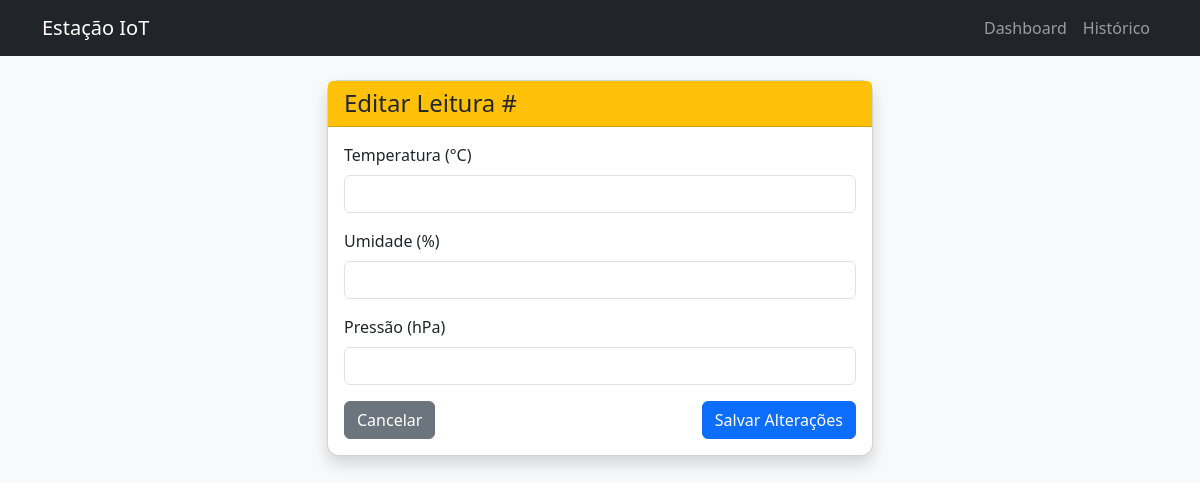
The app's page /leituras/189/editar, older data.
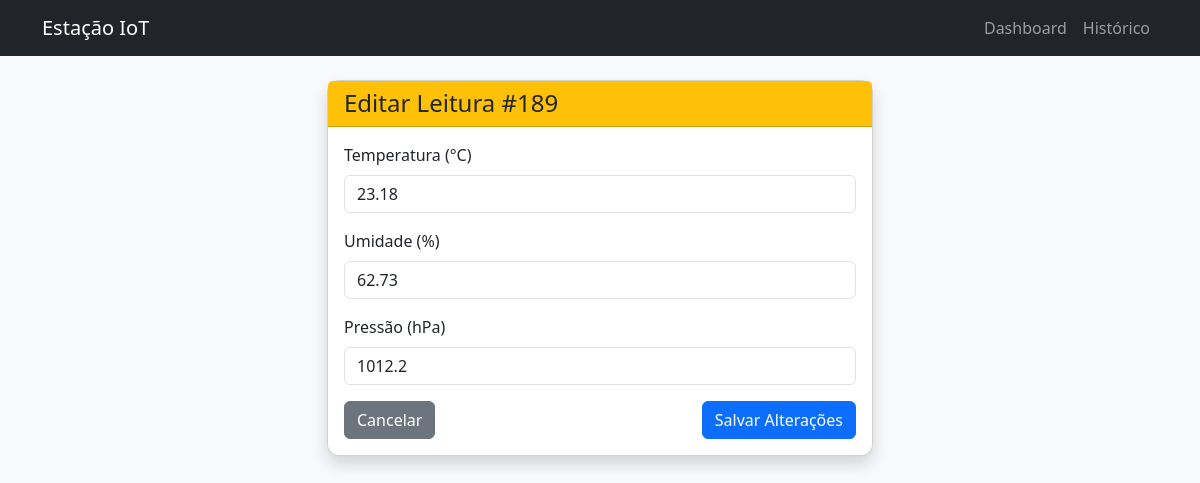
The same page, newer data.
### tables this page shows
CREATE TABLE leituras (
    id INTEGER PRIMARY KEY AUTOINCREMENT,
    temperatura REAL NOT NULL,
    umidade REAL NOT NULL,
    pressao REAL,
    localizacao TEXT DEFAULT 'Lab',
    timestamp DATETIME DEFAULT (datetime('now', 'localtime'))
);

### app.py (the view)
@app.route('/leituras/<int:id>/editar')
def editar_form(id):
    conn = database.get_db_connection()
    leitura = conn.execute('SELECT * FROM leituras WHERE id = ?', (id,)).fetchone()
    conn.close()
    return render_template('editar.html', leitura=leitura)

### database.py (called while the page is built)
def get_db_connection():
    conn = sqlite3.connect(DATABASE, timeout=10) # [cite: 130]
    conn.execute('PRAGMA journal_mode=WAL')      # [cite: 131]
    conn.execute('PRAGMA busy_timeout=5000')     # [cite: 132]
    conn.row_factory = sqlite3.Row               # [cite: 133]
    return conn

### templates/editar.html (shortened to what this page needs)
{% extends "base.html" %}
{% block content %}
<div class="row justify-content-center">
    <div class="col-md-6">
        <div class="card shadow">
            <div class="card-header bg-warning text-dark">
                <h4 class="mb-0">Editar Leitura #{{ leitura.id }}</h4>
            </div>
            <div class="card-body">
                <form id="editForm">
                    <div class="mb-3">
                        <label class="form-label">Temperatura (°C)</label>
                        <input type="number" step="0.1" class="form-control" id="temp" value="{{ leitura.temperatura }}" required>
                    </div>
                    <div class="mb-3">
                        <label class="form-label">Umidade (%)</label>
                        <input type="number" step="0.1" class="form-control" id="umid" value="{{ leitura.umidade }}" required>
                    </div>
                    <div class="mb-3">
                        <label class="form-label">Pressão (hPa)</label>
                        <input type="number" step="0.1" class="form-control" id="pressao" value="{{ leitura.pressao }}">
                    </div>
                    <div class="d-flex justify-content-between">
                        <a href="/leituras" class="btn btn-secondary">Cancelar</a>
                        <button type="submit" class="btn btn-primary">Salvar Alterações</button>
                    </div>
                </form>
            </div>
        </div>
    </div>
</div>
{% endblock %}

### templates/base.html (shortened to what this page needs)
<!DOCTYPE html>
<html lang="pt-br">
<head>
    <link href="https://cdn.jsdelivr.net/npm/bootstrap@5.3.0/dist/css/bootstrap.min.css" rel="stylesheet">
    <link rel="stylesheet" href="{{ url_for('static', filename='css/style.css') }}">
</head>
<body class="bg-light">
    <nav class="navbar navbar-expand-lg navbar-dark bg-dark mb-4">
        <div class="container">
            <a class="navbar-brand" href="/">Estação IoT</a>
            <div class="navbar-nav">
                <a class="nav-link" href="/">Dashboard</a>
                <a class="nav-link" href="/leituras">Histórico</a>
            </div>
        </div>
    </nav>
    <div class="container">
        {% block content %}{% endblock %}
    </div>
</body>
</html>

### static/css/style.css (style rules this page uses)
body { font-family: 'Segoe UI', Tahoma, Geneva, Verdana, sans-serif; }
.card { border-radius: 12px; transition: transform 0.2s; }

Row changes from the older to the newer data that the page shows:
added leituras: id "189", temperatura "23.18", umidade "62.73", pressao "1012.2"
